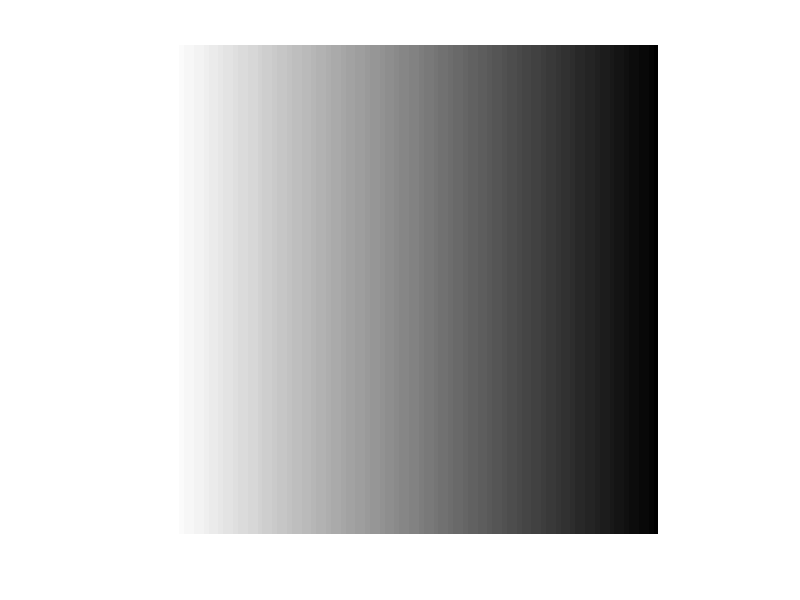

This figure's MATLAB source:
clc; clear;

imageData=[];
imSize=100;
numRows=imSize;
numCols=imSize;

for col=[1:numCols]
    imageRow=[];
    for row=[numRows:-1:1]
        pixelVal=uint8(row/(imSize) * 255);
        imageRow=[imageRow pixelVal];
    end
    imageData=[imageData; imageRow];
end

imshow(imageData);

imwrite(imageData,'test4.png');

newImageData=imread('test4.png');

whos newImageData;